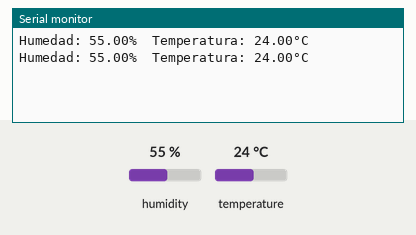
The sketch below on a simulated Arduino Uno, built with avr-gcc and run on an emulated ATmega328P. Parts: the last lines printed to the serial monitor. The inputs (shaded band) are chosen by the test bench; at power-on: humidity 55 %, temperature 24 °C.

Above: at 2.8 s.
2.9 s: humidity set to 22 %
At 4.8 s:
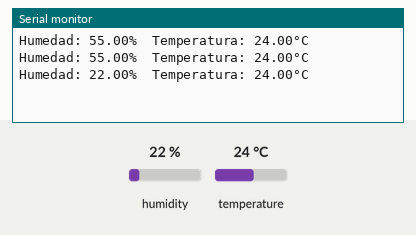
5.6 s: temperature set to 12 °C
At 7.2 s:
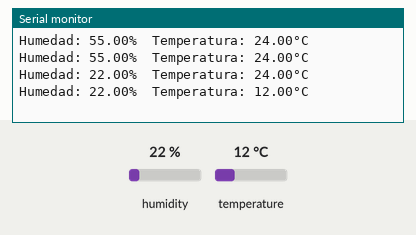
8.3 s: humidity set to 40 %
At 10.8 s:
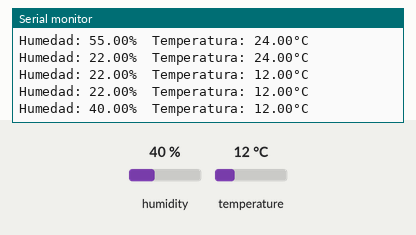
Timing chart, 0 to 12.3 s (numbered marks = the images above; inputs shaded):
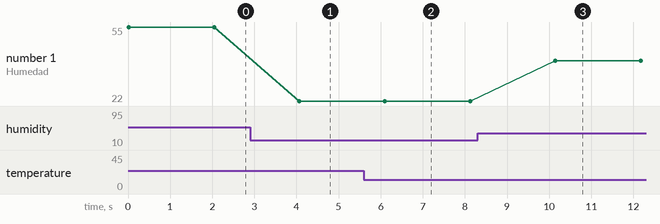

The sketch:

Arduino_DHT11.ino
```cpp
#include <DHT.h>

#define DHTPIN 2     // El pin digital conectado al sensor
#define DHTTYPE DHT11   // Tipo de sensor utilizado (DHT11 o DHT22)

DHT dht(DHTPIN, DHTTYPE);

void setup() {
  Serial.begin(9600);
  dht.begin();
}

void loop() {
  // Lectura de la humedad relativa y la temperatura en grados Celsius
  float h = dht.readHumidity();
  float t = dht.readTemperature();

  // Verificación si la lectura fue correcta o no
  if (isnan(h) || isnan(t)) {
    Serial.println("Error al leer el sensor DHT11");
    return;
  }

  // Imprimir los valores en el monitor serie
  Serial.print("Humedad: ");
  Serial.print(h);
  Serial.print("%\t");
  Serial.print("Temperatura: ");
  Serial.print(t);
  Serial.println("°C");

  delay(2000);  // Esperar 2 segundos antes de volver a leer el sensor
}
```

Measured:
- after the input at 2.9 s, the serial monitor: prints a new line after 1.2 s (image 1)
- after the input at 5.6 s, the serial monitor: prints a new line after 0.50 s (image 2)
- after the input at 8.3 s, the serial monitor: prints a new line after 1.8 s (image 3)
- plotted number 1: 55 → 22 after the input at 2.9 s, 22 → 40 after the input at 8.3 s
